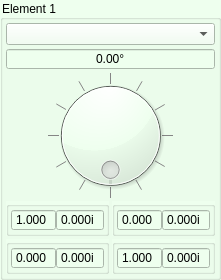
     <widget class="QGroupBox" name="groupBox_Element_E1">
      <property name="sizePolicy">
       <sizepolicy hsizetype="Preferred" vsizetype="Preferred">
        <horstretch>2</horstretch>
        <verstretch>0</verstretch>
       </sizepolicy>
      </property>
      <property name="minimumSize">
       <size>
        <width>161</width>
        <height>280</height>
       </size>
      </property>
      <property name="maximumSize">
       <size>
        <width>16777215</width>
        <height>280</height>
       </size>
      </property>
      <property name="styleSheet">
       <string notr="true">background-color: #eeffee</string>
      </property>
      <property name="title">
       <string>Element 1</string>
      </property>
      <layout class="QGridLayout" name="gridLayout">
       <property name="leftMargin">
        <number>3</number>
       </property>
       <property name="topMargin">
        <number>3</number>
       </property>
       <property name="rightMargin">
        <number>3</number>
       </property>
       <property name="bottomMargin">
        <number>3</number>
       </property>
       <property name="spacing">
        <number>3</number>
       </property>
       <item row="4" column="1">
        <widget class="QGroupBox" name="groupBox_M22_E1">
         <property name="sizePolicy">
          <sizepolicy hsizetype="Preferred" vsizetype="Maximum">
           <horstretch>0</horstretch>
           <verstretch>0</verstretch>
          </sizepolicy>
         </property>
         <property name="title">
          <string/>
         </property>
         <layout class="QGridLayout" name="gridLayout_5">
          <property name="leftMargin">
           <number>2</number>
          </property>
          <property name="topMargin">
           <number>2</number>
          </property>
          <property name="rightMargin">
           <number>2</number>
          </property>
          <property name="bottomMargin">
           <number>2</number>
          </property>
          <property name="horizontalSpacing">
           <number>0</number>
          </property>
          <property name="verticalSpacing">
           <number>2</number>
          </property>
          <item row="0" column="0">
           <widget class="QDoubleSpinBox" name="doubleSpinBox_M22_R_E1">
            <property name="enabled">
             <bool>true</bool>
            </property>
            <property name="readOnly">
             <bool>true</bool>
            </property>
            <property name="buttonSymbols">
             <enum>QAbstractSpinBox::NoButtons</enum>
            </property>
            <property name="decimals">
             <number>3</number>
            </property>
            <property name="minimum">
             <double>-1.000000000000000</double>
            </property>
            <property name="maximum">
             <double>1.000000000000000</double>
            </property>
            <property name="singleStep">
             <double>0.050000000000000</double>
            </property>
            <property name="value">
             <double>1.000000000000000</double>
            </property>
           </widget>
          </item>
          <item row="0" column="1">
           <widget class="QDoubleSpinBox" name="doubleSpinBox_M22_I_E1">
            <property name="enabled">
             <bool>true</bool>
            </property>
            <property name="readOnly">
             <bool>true</bool>
            </property>
            <property name="buttonSymbols">
             <enum>QAbstractSpinBox::NoButtons</enum>
            </property>
            <property name="suffix">
             <string>i</string>
            </property>
            <property name="decimals">
             <number>3</number>
            </property>
            <property name="minimum">
             <double>-1.000000000000000</double>
            </property>
            <property name="maximum">
             <double>1.000000000000000</double>
            </property>
            <property name="singleStep">
             <double>0.050000000000000</double>
            </property>
           </widget>
          </item>
         </layout>
        </widget>
       </item>
       <item row="3" column="0">
        <widget class="QGroupBox" name="groupBox_M11_E1">
         <property name="sizePolicy">
          <sizepolicy hsizetype="Preferred" vsizetype="Maximum">
           <horstretch>0</horstretch>
           <verstretch>0</verstretch>
          </sizepolicy>
         </property>
         <property name="title">
          <string/>
         </property>
         <layout class="QGridLayout" name="gridLayout_2">
          <property name="leftMargin">
           <number>2</number>
          </property>
          <property name="topMargin">
           <number>2</number>
          </property>
          <property name="rightMargin">
           <number>2</number>
          </property>
          <property name="bottomMargin">
           <number>2</number>
          </property>
          <property name="horizontalSpacing">
           <number>0</number>
          </property>
          <property name="verticalSpacing">
           <number>2</number>
          </property>
          <item row="0" column="0">
           <widget class="QDoubleSpinBox" name="doubleSpinBox_M11_R_E1">
            <property name="enabled">
             <bool>true</bool>
            </property>
            <property name="readOnly">
             <bool>true</bool>
            </property>
            <property name="buttonSymbols">
             <enum>QAbstractSpinBox::NoButtons</enum>
            </property>
            <property name="decimals">
             <number>3</number>
            </property>
            <property name="minimum">
             <double>-1.000000000000000</double>
            </property>
            <property name="maximum">
             <double>1.000000000000000</double>
            </property>
            <property name="singleStep">
             <double>0.050000000000000</double>
            </property>
            <property name="value">
             <double>1.000000000000000</double>
            </property>
           </widget>
          </item>
          <item row="0" column="1">
           <widget class="QDoubleSpinBox" name="doubleSpinBox_M11_I_E1">
            <property name="enabled">
             <bool>true</bool>
            </property>
            <property name="readOnly">
             <bool>true</bool>
            </property>
            <property name="buttonSymbols">
             <enum>QAbstractSpinBox::NoButtons</enum>
            </property>
            <property name="suffix">
             <string>i</string>
            </property>
            <property name="decimals">
             <number>3</number>
            </property>
            <property name="minimum">
             <double>-1.000000000000000</double>
            </property>
            <property name="maximum">
             <double>1.000000000000000</double>
            </property>
            <property name="singleStep">
             <double>0.050000000000000</double>
            </property>
           </widget>
          </item>
         </layout>
        </widget>
       </item>
       <item row="3" column="1">
        <widget class="QGroupBox" name="groupBox_M12_E1">
         <property name="sizePolicy">
          <sizepolicy hsizetype="Preferred" vsizetype="Maximum">
           <horstretch>0</horstretch>
           <verstretch>0</verstretch>
          </sizepolicy>
         </property>
         <property name="title">
          <string/>
         </property>
         <layout class="QGridLayout" name="gridLayout_3">
          <property name="leftMargin">
           <number>2</number>
          </property>
          <property name="topMargin">
           <number>2</number>
          </property>
          <property name="rightMargin">
           <number>2</number>
          </property>
          <property name="bottomMargin">
           <number>2</number>
          </property>
          <property name="horizontalSpacing">
           <number>0</number>
          </property>
          <property name="verticalSpacing">
           <number>2</number>
          </property>
          <item row="0" column="0">
           <widget class="QDoubleSpinBox" name="doubleSpinBox_M12_R_E1">
            <property name="enabled">
             <bool>true</bool>
            </property>
            <property name="readOnly">
             <bool>true</bool>
            </property>
            <property name="buttonSymbols">
             <enum>QAbstractSpinBox::NoButtons</enum>
            </property>
            <property name="decimals">
             <number>3</number>
            </property>
            <property name="minimum">
             <double>-1.000000000000000</double>
            </property>
            <property name="maximum">
             <double>1.000000000000000</double>
            </property>
            <property name="singleStep">
             <double>0.050000000000000</double>
            </property>
           </widget>
          </item>
          <item row="0" column="1">
           <widget class="QDoubleSpinBox" name="doubleSpinBox_M12_I_E1">
            <property name="enabled">
             <bool>true</bool>
            </property>
            <property name="readOnly">
             <bool>true</bool>
            </property>
            <property name="buttonSymbols">
             <enum>QAbstractSpinBox::NoButtons</enum>
            </property>
            <property name="suffix">
             <string>i</string>
            </property>
            <property name="decimals">
             <number>3</number>
            </property>
            <property name="minimum">
             <double>-1.000000000000000</double>
            </property>
            <property name="maximum">
             <double>1.000000000000000</double>
            </property>
            <property name="singleStep">
             <double>0.050000000000000</double>
            </property>
           </widget>
          </item>
         </layout>
        </widget>
       </item>
       <item row="4" column="0">
        <widget class="QGroupBox" name="groupBox_M21_E1">
         <property name="sizePolicy">
          <sizepolicy hsizetype="Preferred" vsizetype="Maximum">
           <horstretch>0</horstretch>
           <verstretch>0</verstretch>
          </sizepolicy>
         </property>
         <property name="title">
          <string/>
         </property>
         <layout class="QGridLayout" name="gridLayout_4">
          <property name="leftMargin">
           <number>2</number>
          </property>
          <property name="topMargin">
           <number>2</number>
          </property>
          <property name="rightMargin">
           <number>2</number>
          </property>
          <property name="bottomMargin">
           <number>2</number>
          </property>
          <property name="horizontalSpacing">
           <number>0</number>
          </property>
          <property name="verticalSpacing">
           <number>2</number>
          </property>
          <item row="0" column="0">
           <widget class="QDoubleSpinBox" name="doubleSpinBox_M21_R_E1">
            <property name="enabled">
             <bool>true</bool>
            </property>
            <property name="readOnly">
             <bool>true</bool>
            </property>
            <property name="buttonSymbols">
             <enum>QAbstractSpinBox::NoButtons</enum>
            </property>
            <property name="decimals">
             <number>3</number>
            </property>
            <property name="minimum">
             <double>-1.000000000000000</double>
            </property>
            <property name="maximum">
             <double>1.000000000000000</double>
            </property>
            <property name="singleStep">
             <double>0.050000000000000</double>
            </property>
           </widget>
          </item>
          <item row="0" column="1">
           <widget class="QDoubleSpinBox" name="doubleSpinBox_M21_I_E1">
            <property name="enabled">
             <bool>true</bool>
            </property>
            <property name="readOnly">
             <bool>true</bool>
            </property>
            <property name="buttonSymbols">
             <enum>QAbstractSpinBox::NoButtons</enum>
            </property>
            <property name="suffix">
             <string>i</string>
            </property>
            <property name="decimals">
             <number>3</number>
            </property>
            <property name="minimum">
             <double>-1.000000000000000</double>
            </property>
            <property name="maximum">
             <double>1.000000000000000</double>
            </property>
            <property name="singleStep">
             <double>0.050000000000000</double>
            </property>
           </widget>
          </item>
         </layout>
        </widget>
       </item>
       <item row="1" column="0" colspan="2">
        <widget class="QDoubleSpinBox" name="doubleSpinBox_Angle_E1">
         <property name="alignment">
          <set>Qt::AlignCenter</set>
         </property>
         <property name="buttonSymbols">
          <enum>QAbstractSpinBox::NoButtons</enum>
         </property>
         <property name="prefix">
          <string/>
         </property>
         <property name="suffix">
          <string>°</string>
         </property>
         <property name="decimals">
          <number>2</number>
         </property>
         <property name="maximum">
          <double>360.000000000000000</double>
         </property>
         <property name="singleStep">
          <double>11.250000000000000</double>
         </property>
        </widget>
       </item>
       <item row="2" column="0" colspan="2">
        <widget class="QDial" name="dial_Angle_E1">
         <property name="styleSheet">
          <string notr="true"/>
         </property>
         <property name="maximum">
          <number>1440</number>
         </property>
         <property name="orientation">
          <enum>Qt::Horizontal</enum>
         </property>
         <property name="invertedAppearance">
          <bool>false</bool>
         </property>
         <property name="invertedControls">
          <bool>false</bool>
         </property>
         <property name="wrapping">
          <bool>true</bool>
         </property>
         <property name="notchTarget">
          <double>90.000000000000000</double>
         </property>
         <property name="notchesVisible">
          <bool>true</bool>
         </property>
        </widget>
       </item>
       <item row="0" column="0" colspan="2">
        <widget class="QComboBox" name="comboBox_Type_E1"/>
       </item>
      </layout>
     </widget>
